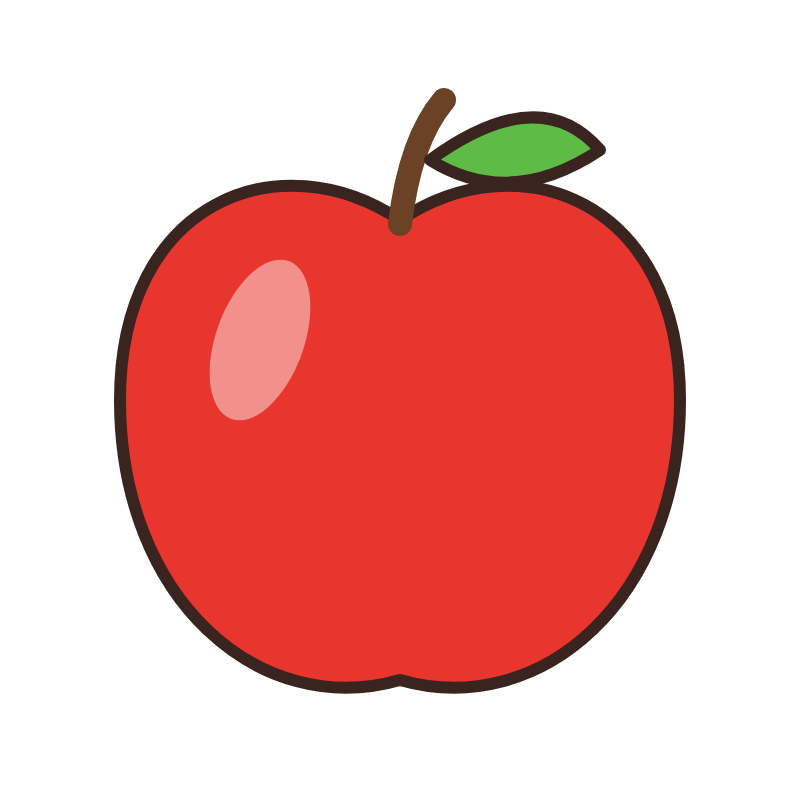
#> input picture ep01-fruits/art/fruit_apple.png, 800 x 800 px, given in place of _items.png, which was not available
$ python art.py
#> lines starting #> are read from the running program, lines starting #| are printed output that depends on the picture; pictures that were not available may be replaced by others from this repository, and a replacement may not be noted
"""Static art for episode 2: rainbow garden background + 10 colour balloons with matching objects."""
import pathlib, subprocess, sys
from PIL import Image

HERE = pathlib.Path(__file__).resolve().parent
OUT = HERE / "art"
OUT.mkdir(exist_ok=True)
CHROME = r"C:\Program Files\Google\Chrome\Application\chrome.exe"
SW = 'stroke="#3A2420" stroke-width="6" stroke-linejoin="round" stroke-linecap="round"'


def shot(html, out, w, h, scale=1):
    tmp = HERE / "_r.html"
    tmp.write_text(html, encoding="utf-8")
    subprocess.run([CHROME, "--headless=new", "--disable-gpu", "--hide-scrollbars",
                    f"--force-device-scale-factor={scale}", "--default-background-color=00000000",
                    f"--window-size={w},{h}", f"--screenshot={out}", tmp.as_uri()], check=True, capture_output=True)
    tmp.unlink()


def background():
    flowers = []
    import random
    rnd = random.Random(4)
    for _ in range(26):
        x, y = rnd.uniform(40, 1880), rnd.uniform(880, 1060)
        col = rnd.choice(["#FF6B8B", "#FFD23F", "#FFFFFF", "#B57BFF", "#FF9F43"])
        r = rnd.uniform(9, 14)
        petals = "".join(f'<circle cx="{x + r * 1.1 * c}" cy="{y + r * 1.1 * s}" r="{r}" fill="{col}"/>'
                         for c, s in ((1, 0), (-1, 0), (0, 1), (0, -1)))
        flowers.append(petals + f'<circle cx="{x}" cy="{y}" r="{r * 0.8}" fill="#FFB800"/>')
    clouds = []
    for cx, cy, s in ((300, 170, 1.0), (1000, 110, 0.8), (1600, 200, 1.1)):
        clouds.append(f'<g transform="translate({cx} {cy}) scale({s})" fill="#FFFFFF">'
                      '<ellipse cx="0" cy="0" rx="110" ry="55"/><ellipse cx="-80" cy="20" rx="70" ry="45"/>'
                      '<ellipse cx="85" cy="18" rx="80" ry="48"/><ellipse cx="10" cy="-35" rx="70" ry="50"/></g>')
    svg = f'''<svg xmlns="http://www.w3.org/2000/svg" width="1920" height="1080" viewBox="0 0 1920 1080">
    <defs><linearGradient id="sky" x1="0" y1="0" x2="0" y2="1">
      <stop offset="0" stop-color="#7EC8FF"/><stop offset="1" stop-color="#D8F1FF"/></linearGradient></defs>
    <rect width="1920" height="1080" fill="url(#sky)"/>
    <circle cx="1720" cy="150" r="90" fill="#FFE066"/><circle cx="1720" cy="150" r="120" fill="#FFE066" opacity="0.3"/>
    {''.join(clouds)}
    <g fill="none" stroke-width="34" opacity="0.9">{''.join(f'<path d="M{430 + k * 34} 760 A{530 - k * 34} {470 - k * 34} 0 0 1 {1490 - k * 34} 760" stroke="{c}"/>' for k, c in enumerate(["#FF4D6D", "#FF9F1C", "#FFD23F", "#3BC14A", "#2EA8FF", "#9B5DE5"]))}</g>
    <path d="M0 690 Q300 560 640 650 Q980 740 1300 620 Q1620 520 1920 640 L1920 1080 L0 1080 Z" fill="#9BDB6B"/>
    <path d="M0 780 Q420 700 900 770 Q1400 840 1920 740 L1920 1080 L0 1080 Z" fill="#7CCB4F"/>
    <!-- tree left -->
    <rect x="120" y="440" width="60" height="330" rx="20" fill="#9A6A43" {SW}/>
    <circle cx="150" cy="400" r="150" fill="#5DBB46" {SW}/>
    <circle cx="80" cy="440" r="90" fill="#5DBB46"/><circle cx="230" cy="430" r="95" fill="#5DBB46"/>
    <circle cx="110" cy="380" r="16" fill="#E8483B"/><circle cx="200" cy="450" r="16" fill="#E8483B"/><circle cx="160" cy="330" r="16" fill="#E8483B"/>
    <!-- bush right -->
    <ellipse cx="1800" cy="820" rx="170" ry="100" fill="#5DBB46" {SW}/>
    <rect x="0" y="960" width="1920" height="120" fill="#6CBF45"/>
    {''.join(flowers)}
    </svg>'''
    shot(f'<html><body style="margin:0">{svg}</body></html>', str(OUT / "bg.png"), 1920, 1080)


# 400x400 fruit drawings, centred
FRUIT_SVG = {
    "apple": f'''<path d="M200 110 C140 70 60 100 60 200 C60 300 130 360 200 340 C270 360 340 300 340 200 C340 100 260 70 200 110 Z" fill="#E8352E" {SW}/>
      <path d="M200 112 Q205 70 222 50" fill="none" stroke="#6B4226" stroke-width="12" stroke-linecap="round"/>
      <path d="M215 80 Q270 40 300 75 Q255 105 215 80 Z" fill="#5DBB46" {SW}/>
      <ellipse cx="130" cy="170" rx="22" ry="42" fill="#FFFFFF" opacity="0.45" transform="rotate(20 130 170)"/>''',
    "banana": f'''<path d="M90 120 Q60 300 230 340 Q330 360 350 300 Q260 320 200 280 Q120 220 130 110 Z" fill="#FFD93B" {SW}/>
      <path d="M130 110 L120 75 L95 80 L90 120 Z" fill="#7A5A2E" {SW}/>
      <path d="M150 170 Q170 260 260 300" fill="none" stroke="#E5B820" stroke-width="8" stroke-linecap="round"/>''',
    "orange": f'''<circle cx="200" cy="210" r="140" fill="#FF9420" {SW}/>
      <path d="M200 72 Q210 55 225 50" fill="none" stroke="#6B4226" stroke-width="10" stroke-linecap="round"/>
      <path d="M210 70 Q260 40 290 70 Q250 95 210 70 Z" fill="#5DBB46" {SW}/>
      <g fill="#E07A0E">{''.join(f'<circle cx="{x}" cy="{y}" r="4"/>' for x, y in ((150, 180), (250, 160), (220, 260), (160, 280), (280, 230), (190, 210)))}</g>
      <ellipse cx="140" cy="150" rx="25" ry="40" fill="#FFFFFF" opacity="0.4" transform="rotate(30 140 150)"/>''',
    "grapes": f'''<path d="M200 70 Q205 45 225 35" fill="none" stroke="#6B4226" stroke-width="10" stroke-linecap="round"/>
      <path d="M215 60 Q265 30 295 65 Q255 90 215 60 Z" fill="#5DBB46" {SW}/>
      {''.join(f'<circle cx="{x}" cy="{y}" r="42" fill="#8E44C9" {SW}/><circle cx="{x - 12}" cy="{y - 12}" r="9" fill="#FFFFFF" opacity="0.5"/>'
               for x, y in ((140, 120), (220, 115), (290, 125), (175, 190), (255, 190), (140, 255), (215, 260), (280, 250), (180, 325), (245, 320)))}''',
    "strawberry": f'''<path d="M200 350 C110 300 60 200 90 140 C120 95 280 95 310 140 C340 200 290 300 200 350 Z" fill="#F0313A" {SW}/>
      <path d="M200 110 L150 80 L170 120 L120 115 L165 140 L200 125 L235 140 L280 115 L230 120 L250 80 Z" fill="#4CAF3E" {SW}/>
      <g fill="#FFE27A">{''.join(f'<ellipse cx="{x}" cy="{y}" rx="5" ry="8"/>' for x, y in ((150, 180), (200, 170), (250, 180), (130, 230), (180, 230), (230, 230), (270, 225), (160, 280), (210, 285), (245, 275), (195, 325)))}</g>''',
    "watermelon": f'''<path d="M40 150 L360 150 A160 160 0 0 1 40 150 Z" fill="#4CAF3E" {SW}/>
      <path d="M62 150 L338 150 A138 138 0 0 1 62 150 Z" fill="#F7F3D5"/>
      <path d="M76 150 L324 150 A124 124 0 0 1 76 150 Z" fill="#F44957"/>
      <g fill="#2B1B17">{''.join(f'<ellipse cx="{x}" cy="{y}" rx="7" ry="11"/>' for x, y in ((140, 190), (200, 205), (260, 190), (170, 240), (230, 240), (200, 175)))}</g>''',
    "mango": f'''<ellipse cx="200" cy="220" rx="160" ry="112" fill="#FFB627" transform="rotate(-35 200 220)" {SW}/>
      <clipPath id="mclip"><ellipse cx="200" cy="220" rx="156" ry="108" transform="rotate(-35 200 220)"/></clipPath>
      <g clip-path="url(#mclip)">
      <ellipse cx="140" cy="160" rx="100" ry="70" fill="#9BCB3C" opacity="0.55" transform="rotate(-35 140 160)"/>
      <ellipse cx="265" cy="285" rx="90" ry="55" fill="#FF6A2B" opacity="0.45" transform="rotate(-35 265 285)"/></g>
      <ellipse cx="200" cy="220" rx="160" ry="112" fill="none" transform="rotate(-35 200 220)" {SW}/>
      <path d="M295 105 Q305 75 325 62" fill="none" stroke="#6B4226" stroke-width="10" stroke-linecap="round"/>
      <path d="M310 80 Q360 40 392 80 Q350 108 310 80 Z" fill="#5DBB46" {SW}/>
      <ellipse cx="140" cy="230" rx="18" ry="40" fill="#FFFFFF" opacity="0.4" transform="rotate(-35 140 230)"/>''',
    "pineapple": f'''
      <path d="M200 150 Q140 125 112 70 Q170 90 206 132 Z" fill="#3E9E35" {SW}/>
      <path d="M200 150 Q260 125 288 70 Q230 90 194 132 Z" fill="#3E9E35" {SW}/>
      <path d="M200 145 Q160 90 168 28 Q205 80 210 140 Z" fill="#4CAF3E" {SW}/>
      <path d="M200 145 Q240 90 232 28 Q195 80 190 140 Z" fill="#4CAF3E" {SW}/>
      <path d="M200 140 Q185 70 200 8 Q215 70 200 140 Z" fill="#5DBB46" {SW}/>
      <ellipse cx="200" cy="255" rx="115" ry="135" fill="#F7B731" {SW}/>
      <g stroke="#C98A12" stroke-width="6" fill="none">
        <path d="M110 190 L260 370 M130 150 L300 340 M170 125 L310 280 M90 250 L200 385"/>
        <path d="M290 190 L140 370 M270 150 L100 340 M230 125 L90 280 M310 250 L200 385"/></g>''',
    "cherry": f'''<path d="M200 60 Q160 140 130 250" fill="none" stroke="#5B8C2A" stroke-width="10" stroke-linecap="round"/>
      <path d="M200 60 Q240 150 270 240" fill="none" stroke="#5B8C2A" stroke-width="10" stroke-linecap="round"/>
      <path d="M200 60 Q260 30 300 70 Q250 95 200 60 Z" fill="#5DBB46" {SW}/>
      <circle cx="130" cy="290" r="70" fill="#C8102E" {SW}/><circle cx="270" cy="280" r="70" fill="#C8102E" {SW}/>
      <circle cx="105" cy="265" r="15" fill="#FFFFFF" opacity="0.5"/><circle cx="245" cy="255" r="15" fill="#FFFFFF" opacity="0.5"/>''',
    "lemon": f'''<path d="M30 210 Q70 190 90 150 Q140 105 200 105 Q260 105 310 150 Q330 190 370 210 Q330 230 310 270 Q260 315 200 315 Q140 315 90 270 Q70 230 30 210 Z" fill="#FFE135" {SW}/>
      <path d="M200 106 Q210 80 228 70" fill="none" stroke="#6B4226" stroke-width="10" stroke-linecap="round"/>
      <path d="M215 85 Q265 50 300 82 Q255 110 215 85 Z" fill="#5DBB46" {SW}/>
      <ellipse cx="140" cy="170" rx="40" ry="16" fill="#FFFFFF" opacity="0.45" transform="rotate(-15 140 170)"/>''',
    "kiwi": f'''<circle cx="150" cy="215" r="125" fill="#8B5A2B" {SW}/>
      <g fill="#6E4520">{''.join(f'<circle cx="{x}" cy="{y}" r="3"/>' for x, y in ((90, 170), (120, 280), (200, 150), (80, 240), (170, 300), (210, 230)))}</g>
      <circle cx="255" cy="215" r="120" fill="#7A4E26" {SW}/>
      <circle cx="255" cy="215" r="104" fill="#8BC53F"/>
      <circle cx="255" cy="215" r="44" fill="#F4F1C9"/>
      <g fill="#2B1B17">{''.join(f'<ellipse cx="{255 + 62 * __import__("math").cos(k * 0.5236):.1f}" cy="{215 + 62 * __import__("math").sin(k * 0.5236):.1f}" rx="5" ry="9" transform="rotate({k * 30 + 90} {255 + 62 * __import__("math").cos(k * 0.5236):.1f} {215 + 62 * __import__("math").sin(k * 0.5236):.1f})"/>' for k in range(12))}</g>''',
    "pear": f'''<path d="M200 80 C160 80 150 140 140 180 C90 220 80 340 200 350 C320 340 310 220 260 180 C250 140 240 80 200 80 Z" fill="#A6D44A" {SW}/>
      <path d="M200 82 Q205 55 220 45" fill="none" stroke="#6B4226" stroke-width="10" stroke-linecap="round"/>
      <path d="M212 62 Q262 30 292 66 Q250 90 212 62 Z" fill="#4CAF3E" {SW}/>
      <ellipse cx="160" cy="250" rx="20" ry="40" fill="#FFFFFF" opacity="0.4" transform="rotate(20 160 250)"/>''',
}


OBJ = dict(FRUIT_SVG)
OBJ["leaf"] = f'''<path d="M200 50 C330 100 350 270 200 360 C50 270 70 100 200 50 Z" fill="#4CAF3E" {SW}/>
  <path d="M200 80 L200 345" stroke="#2E7D32" stroke-width="9" stroke-linecap="round"/>
  <path d="M200 160 L140 120 M200 220 L130 180 M200 160 L260 120 M200 220 L270 180 M200 280 L150 250 M200 280 L250 250" stroke="#2E7D32" stroke-width="7" stroke-linecap="round"/>'''
OBJ["fish"] = f'''<path d="M290 200 L380 130 L370 200 L380 270 Z" fill="#2E8CFF" {SW}/>
  <ellipse cx="180" cy="200" rx="135" ry="88" fill="#2E8CFF" {SW}/>
  <path d="M170 120 Q200 80 240 118" fill="#1F6FD0" {SW}/>
  <circle cx="110" cy="180" r="22" fill="#FFFFFF" {SW}/><circle cx="104" cy="182" r="10" fill="#1A1A1A"/>
  <path d="M75 225 Q95 240 115 228" fill="none" stroke="#3A2420" stroke-width="6" stroke-linecap="round"/>
  <path d="M200 170 Q215 200 200 230 M240 170 Q255 200 240 230" fill="none" stroke="#1F6FD0" stroke-width="7" stroke-linecap="round"/>'''
OBJ["flower"] = f'''<path d="M200 260 L200 390" stroke="#3E9E35" stroke-width="16" stroke-linecap="round"/>
  <path d="M200 330 Q260 290 300 320 Q250 360 200 340 Z" fill="#4CAF3E" {SW}/>
  {"".join(f'<circle cx="{200 + 78 * __import__("math").cos(k * 1.0472):.1f}" cy="{180 + 78 * __import__("math").sin(k * 1.0472):.1f}" r="58" fill="#FF6EAA" {SW}/>' for k in range(6))}
  <circle cx="200" cy="180" r="48" fill="#FFD23F" {SW}/>'''
OBJ["teddy"] = f'''<circle cx="105" cy="105" r="50" fill="#8B5A2B" {SW}/><circle cx="295" cy="105" r="50" fill="#8B5A2B" {SW}/>
  <circle cx="105" cy="105" r="24" fill="#C68E5A"/><circle cx="295" cy="105" r="24" fill="#C68E5A"/>
  <circle cx="200" cy="215" r="135" fill="#8B5A2B" {SW}/>
  <ellipse cx="200" cy="265" rx="66" ry="50" fill="#C68E5A" {SW}/>
  <ellipse cx="200" cy="240" rx="20" ry="14" fill="#2B1B17"/>
  <circle cx="150" cy="190" r="14" fill="#2B1B17"/><circle cx="250" cy="190" r="14" fill="#2B1B17"/>
  <path d="M175 280 Q200 300 225 280" fill="none" stroke="#2B1B17" stroke-width="6" stroke-linecap="round"/>'''
OBJ["cat"] = f'''<path d="M95 150 L80 40 L180 105 Z" fill="#2A262A" {SW}/><path d="M305 150 L320 40 L220 105 Z" fill="#2A262A" {SW}/>
  <path d="M105 120 L98 70 L150 104 Z" fill="#FF9BB8"/><path d="M295 120 L302 70 L250 104 Z" fill="#FF9BB8"/>
  <circle cx="200" cy="225" r="140" fill="#2A262A" {SW}/>
  <ellipse cx="145" cy="205" rx="28" ry="34" fill="#9BE36B"/><ellipse cx="255" cy="205" rx="28" ry="34" fill="#9BE36B"/>
  <ellipse cx="145" cy="208" rx="10" ry="26" fill="#111111"/><ellipse cx="255" cy="208" rx="10" ry="26" fill="#111111"/>
  <path d="M188 262 L212 262 L200 276 Z" fill="#FF9BB8"/>
  <path d="M90 268 L160 275 M90 295 L160 288 M310 268 L240 275 M310 295 L240 288" stroke="#FFFFFF" stroke-width="5" stroke-linecap="round"/>
  <path d="M180 292 Q200 305 220 292" fill="none" stroke="#FFFFFF" stroke-width="5" stroke-linecap="round"/>'''
OBJ["cloud"] = f'''<path d="M90 310 Q35 310 40 258 Q46 210 100 214 Q104 150 168 152 Q200 98 258 130 Q318 112 328 182 Q372 192 366 250 Q362 310 310 310 Z" fill="#FFFFFF" {SW}/>
  <circle cx="160" cy="250" r="9" fill="#3A2420"/><circle cx="240" cy="250" r="9" fill="#3A2420"/>
  <path d="M180 272 Q200 290 220 272" fill="none" stroke="#3A2420" stroke-width="6" stroke-linecap="round"/>
  <ellipse cx="130" cy="272" rx="16" ry="10" fill="#FFB3C7"/><ellipse cx="270" cy="272" rx="16" ry="10" fill="#FFB3C7"/>'''

OBJ["elephant"] = f'''<ellipse cx="95" cy="190" rx="80" ry="105" fill="#9A9AA6" {SW}/><ellipse cx="305" cy="190" rx="80" ry="105" fill="#9A9AA6" {SW}/>
  <ellipse cx="95" cy="190" rx="50" ry="70" fill="#C9A2AE"/><ellipse cx="305" cy="190" rx="50" ry="70" fill="#C9A2AE"/>
  <circle cx="200" cy="180" r="110" fill="#A3A3AF" {SW}/>
  <path d="M175 240 Q160 330 200 370 Q235 390 245 360 Q215 350 222 300 Q228 260 225 240 Z" fill="#A3A3AF" {SW}/>
  <circle cx="160" cy="165" r="13" fill="#2B1B17"/><circle cx="240" cy="165" r="13" fill="#2B1B17"/>
  <ellipse cx="140" cy="205" rx="16" ry="10" fill="#FFB3C7"/><ellipse cx="260" cy="205" rx="16" ry="10" fill="#FFB3C7"/>'''

ITEMS = [("red", "#E8352E", "apple"), ("orange", "#FF9420", "orange"), ("yellow", "#FFD60A", "banana"),
         ("green", "#3CBE50", "leaf"), ("blue", "#2E8CFF", "fish"), ("purple", "#8E44C9", "grapes"),
         ("pink", "#FF6EAA", "flower"), ("brown", "#8B5A2B", "teddy"), ("grey", "#9A9AA6", "elephant"), ("black", "#28242A", "cat"),
         ("white", "#FFFFFF", "cloud")]


def balloon_svg(col, obj):
    hl = "#FFFFFF" if col != "#FFFFFF" else "#DDE6F0"
    return f'''<path d="M150 292 Q140 330 158 355 Q176 380 160 398" fill="none" stroke="#6B6B6B" stroke-width="5"/>
      <ellipse cx="150" cy="160" rx="108" ry="128" fill="{col}" {SW}/>
      <path d="M138 286 L162 286 L156 300 L144 300 Z" fill="{col}" {SW}/>
      <ellipse cx="108" cy="110" rx="22" ry="40" fill="{hl}" opacity="0.5" transform="rotate(25 108 110)"/>
      <g transform="translate(200 172) scale(0.5)">{OBJ[obj]}</g>'''


def fruits():
    """Writes art/fruit_<colour>.png (name kept for the shared engine)."""
    cells = "".join(f'<div style="position:absolute;left:{i * 400}px;top:0;width:400px;height:400px">'
                    f'<svg xmlns="http://www.w3.org/2000/svg" width="400" height="400" viewBox="0 0 400 400">{balloon_svg(c, o)}</svg></div>'
                    for i, (k, c, o) in enumerate(ITEMS))
    w = 400 * len(ITEMS)
    shot(f'<html><body style="margin:0;position:relative;width:{w}px;height:400px">{cells}</body></html>',
         str(OUT / "_items.png"), w, 400, scale=2)
    im = Image.open(OUT / "_items.png")
#> im is the input picture: PIL image 800x800 RGBA; mean R, G, B, A 85.9, 23.7, 20, 103.6
    for i, (k, c, o) in enumerate(ITEMS):
        im.crop((i * 800, 0, i * 800 + 800, 800)).save(OUT / f"fruit_{k}.png")
    (OUT / "_items.png").unlink()


def _unused_fruits():
    names = list(FRUIT_SVG)
    cells = "".join(f'<div style="position:absolute;left:{i * 400}px;top:0;width:400px;height:400px">'
                    f'<svg xmlns="http://www.w3.org/2000/svg" width="400" height="400" viewBox="0 0 400 400">{FRUIT_SVG[n]}</svg></div>'
                    for i, n in enumerate(names))
    w = 400 * len(names)
    shot(f'<html><body style="margin:0;position:relative;width:{w}px;height:400px">{cells}</body></html>',
         str(OUT / "_fruits.png"), w, 400, scale=2)
    im = Image.open(OUT / "_fruits.png")
    for i, n in enumerate(names):
        im.crop((i * 800, 0, i * 800 + 800, 800)).save(OUT / f"fruit_{n}.png")
    (OUT / "_fruits.png").unlink()


def background_vertical():
    import random
    rnd = random.Random(5)
    flowers = []
    for _ in range(30):
        x, y = rnd.uniform(30, 1050), rnd.uniform(1640, 1900)
        col = rnd.choice(["#FF6B8B", "#FFD23F", "#FFFFFF", "#B57BFF", "#FF9F43"])
        r = rnd.uniform(9, 14)
        flowers.append("".join(f'<circle cx="{x + r * 1.1 * c}" cy="{y + r * 1.1 * s}" r="{r}" fill="{col}"/>'
                               for c, s in ((1, 0), (-1, 0), (0, 1), (0, -1))) + f'<circle cx="{x}" cy="{y}" r="{r * 0.8}" fill="#FFB800"/>')
    clouds = "".join(f'<g transform="translate({cx} {cy}) scale({sc})" fill="#FFFFFF"><ellipse cx="0" cy="0" rx="110" ry="55"/>'
                     f'<ellipse cx="-80" cy="20" rx="70" ry="45"/><ellipse cx="85" cy="18" rx="80" ry="48"/><ellipse cx="10" cy="-35" rx="70" ry="50"/></g>'
                     for cx, cy, sc in ((180, 330, 0.9), (860, 260, 0.8), (620, 520, 0.6)))
    svg = f'''<svg xmlns="http://www.w3.org/2000/svg" width="1080" height="1920" viewBox="0 0 1080 1920">
    <defs><linearGradient id="sky" x1="0" y1="0" x2="0" y2="1">
      <stop offset="0" stop-color="#7EC8FF"/><stop offset="1" stop-color="#D8F1FF"/></linearGradient></defs>
    <rect width="1080" height="1920" fill="url(#sky)"/>
    <circle cx="930" cy="150" r="85" fill="#FFE066"/><circle cx="930" cy="150" r="115" fill="#FFE066" opacity="0.3"/>
    {clouds}
    <g fill="none" stroke-width="30" opacity="0.9">{''.join(f'<path d="M{60 + k * 30} 1260 A{480 - k * 30} {430 - k * 30} 0 0 1 {1020 - k * 30} 1260" stroke="{c}"/>' for k, c in enumerate(["#FF4D6D", "#FF9F1C", "#FFD23F", "#3BC14A", "#2EA8FF", "#9B5DE5"]))}</g>
    <path d="M0 1240 Q270 1140 560 1220 Q840 1300 1080 1200 L1080 1920 L0 1920 Z" fill="#9BDB6B"/>
    <path d="M0 1380 Q300 1320 600 1370 Q860 1420 1080 1350 L1080 1920 L0 1920 Z" fill="#7CCB4F"/>
    <rect x="0" y="1780" width="1080" height="140" fill="#6CBF45"/>
    {''.join(flowers)}
    </svg>'''
    shot(f'<html><body style="margin:0">{svg}</body></html>', str(OUT / "bg_vertical.png"), 1080, 1920)


if __name__ == "__main__":
    background()
    background_vertical()
    fruits()
    sheet = Image.new("RGB", (2000, 400 + 1080 // 2), "#FFFFFF")
#> sheet: PIL image 2000x940 RGB; every value is 255
    sheet.paste(Image.open(OUT / "bg.png").resize((960, 540)), (0, 400))
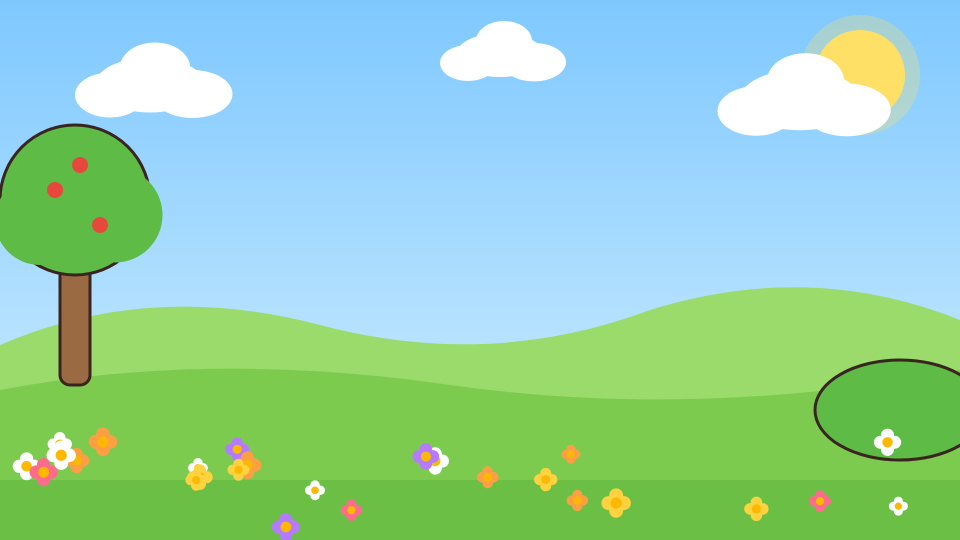
#> input picture ep01-fruits/art/bg.png, 1920 x 1080 px, found by its file name (shown at 1/2 size)
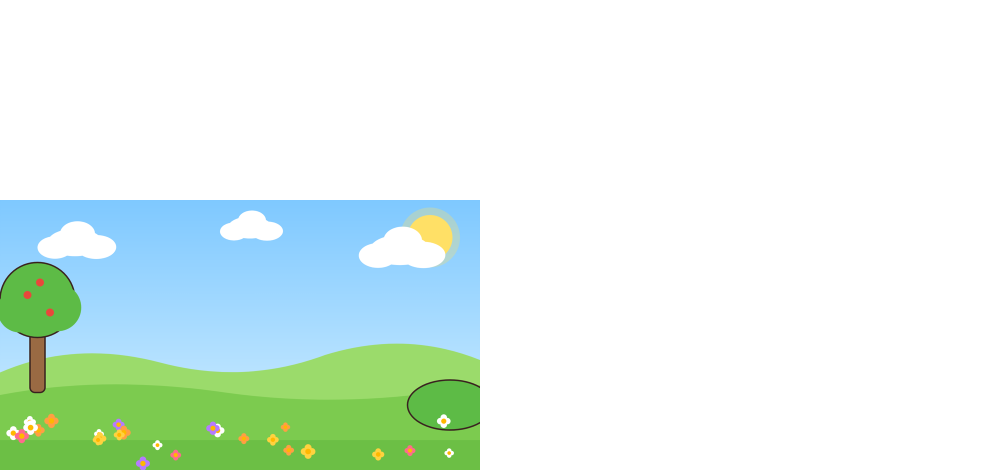
#> sheet: PIL image 2000x940 RGB (shown at 1/2 size); mean R, G, B 225.4, 242.1, 233.2
    for i, (n, _, _) in enumerate(ITEMS):
        f = Image.open(OUT / f"fruit_{n}.png").resize((200, 200))
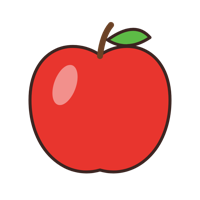
#> f: PIL image 200x200 RGBA; mean R, G, B, A 86.4, 24, 20.3, 103.6; transparent parts drawn white
        sheet.paste(f, (i * 200, 0), f)
    sheet.save(HERE / "_art_check.png")
    print("ok")
